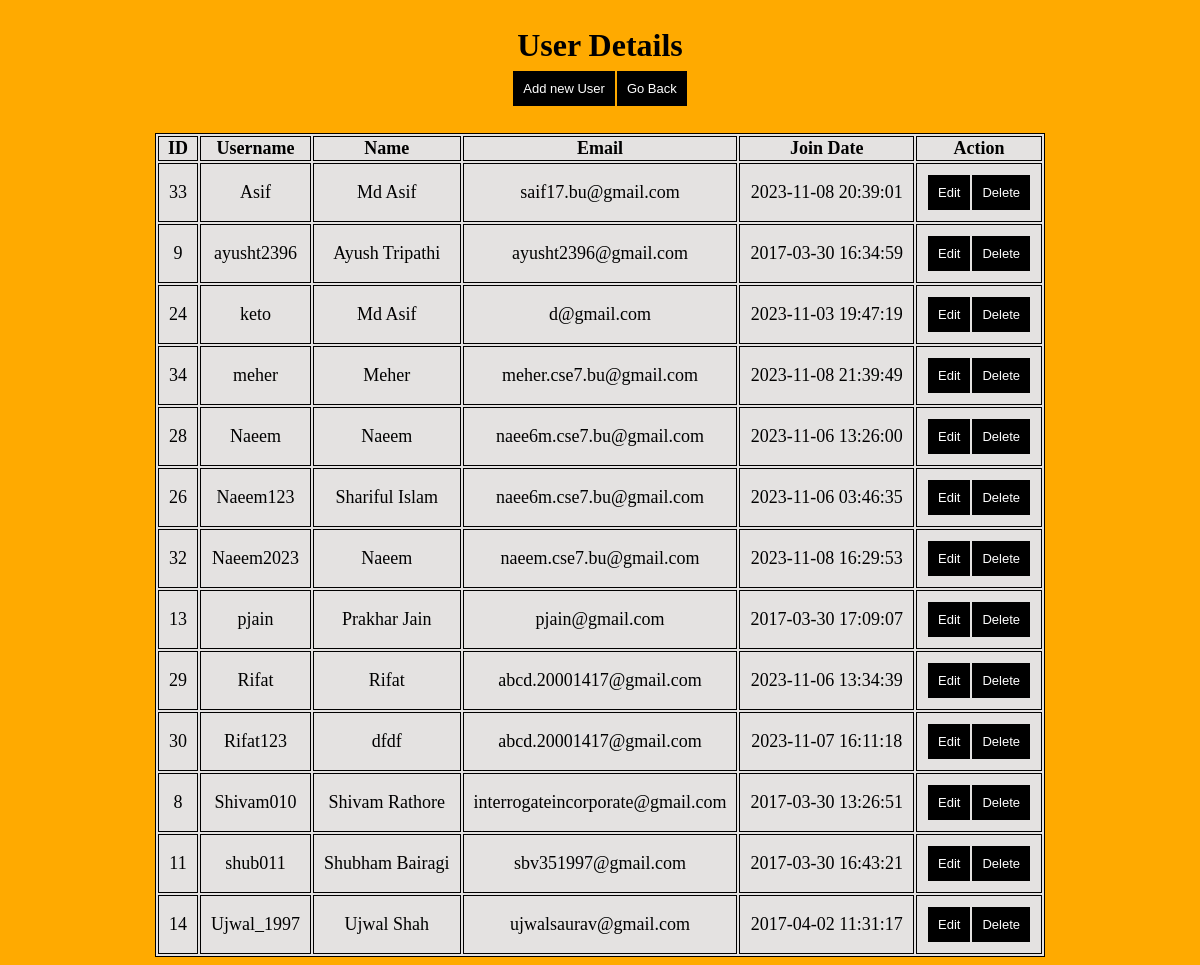
The page /manage/manage_users.php on the database as committed earlier.
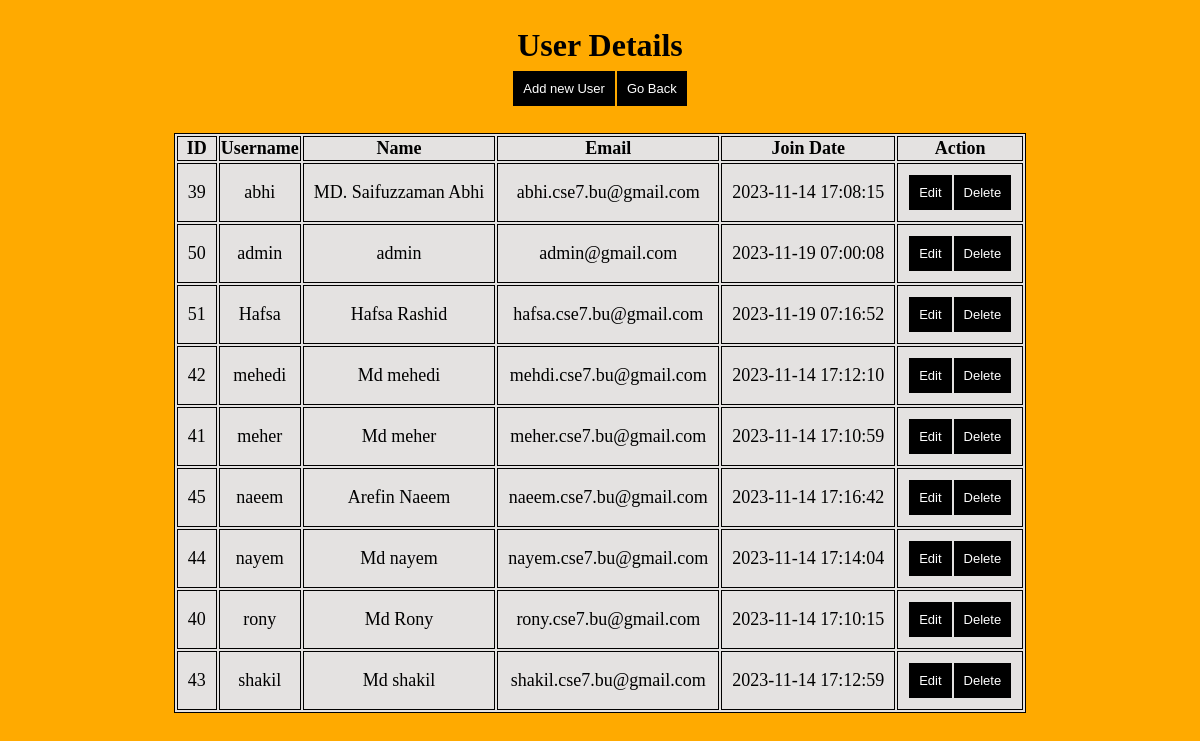
The same page on the database as committed later.
### tables this page shows
CREATE TABLE `users` (
  `id` int(11) NOT NULL,
  `username` varchar(255) NOT NULL,
  `password` varchar(255) NOT NULL,
  `name` varchar(255) NOT NULL,
  `email` varchar(255) NOT NULL,
  `role` varchar(100) NOT NULL DEFAULT 'user',
  `join_date` timestamp NOT NULL DEFAULT current_timestamp(),
  `image_path` varchar(100) NOT NULL DEFAULT 'profile.png'
);

### manage/manage_users.php (the view, shortened to what this page needs)
<?php
$servername = "localhost";
$username = "root";
$password = "";
$dbname = "project";
$conn = new mysqli($servername, $username, $password, $dbname);
$sql = "SELECT id, username, name, email, join_date FROM users";
$result = $conn->query($sql);
?>
<!DOCTYPE html>
<html>
<head>
</head>
<body>
    <section>
        <h1>User Details<br><button type="button" class="button" onclick="document.location='add_user.php'">Add new User</button><button  class ="button" onclick="history.back()">Go Back</button></h1>
        <table>
            <tr>
                <th>ID</th>
                <th>Username</th>
                <th>Name</th>
                <th>Email</th>
                <th>Join Date</th>
                <th>Action</th>
            </tr>
            <?php
                while($rows=$result->fetch_assoc())
                {
             ?>
            <tr>
                <td><?php echo $rows['id'];?></td>
                <td><?php echo $rows['username'];?></td>
                <td><?php echo $rows['name'];?></td>
                <td><?php echo $rows['email'];?></td>
                <td><?php echo $rows['join_date'];?></td>
                <td><button type="button" class="button" onclick="showUserCreateBox()">Edit</button><button type="button" class="button" onclick="document.location='delete.php'">Delete</button></td>
            </tr>
            <?php
                }
             ?>
        </table>
    </section>
</body>
</html>

Rows that differ between the two databases and show on the page:
removed users: id "33", username "Asif", name "Md Asif", email "saif17.bu@gmail.com", join_date "2023-11-08 20:39:01"
removed users: id "9", username "ayusht2396", name "Ayush Tripathi", email "ayusht2396@gmail.com", join_date "2017-03-30 16:34:59"
removed users: id "24", username "keto", name "Md Asif", email "d@gmail.com", join_date "2023-11-03 19:47:19"
removed users: id "28", username "Naeem", name "Naeem", email "naee6m.cse7.bu@gmail.com", join_date "2023-11-06 13:26:00"
removed users: id "26", username "Naeem123", name "Shariful Islam", email "naee6m.cse7.bu@gmail.com", join_date "2023-11-06 03:46:35"
removed users: id "32", username "Naeem2023", name "Naeem", email "naeem.cse7.bu@gmail.com", join_date "2023-11-08 16:29:53"
removed users: id "13", username "pjain", name "Prakhar Jain", email "pjain@gmail.com", join_date "2017-03-30 17:09:07"
removed users: id "29", username "Rifat", name "Rifat", email "abcd.20001417@gmail.com", join_date "2023-11-06 13:34:39"
removed users: id "30", username "Rifat123", name "dfdf", email "abcd.20001417@gmail.com", join_date "2023-11-07 16:11:18"
removed users: id "8", username "Shivam010", name "Shivam Rathore", email "interrogateincorporate@gmail.com", join_date "2017-03-30 13:26:51"
removed users: id "11", username "shub011", name "Shubham Bairagi", email "sbv351997@gmail.com", join_date "2017-03-30 16:43:21"
removed users: id "14", username "Ujwal_1997", name "Ujwal Shah", email "ujwalsaurav@gmail.com", join_date "2017-04-02 11:31:17"
added users: id "39", username "abhi", name "MD. Saifuzzaman Abhi", email "abhi.cse7.bu@gmail.com", join_date "2023-11-14 17:08:15"
added users: id "50", username "admin", name "admin", email "admin@gmail.com", join_date "2023-11-19 07:00:08"
added users: id "51", username "Hafsa", name "Hafsa Rashid", email "hafsa.cse7.bu@gmail.com", join_date "2023-11-19 07:16:52"
added users: id "42", username "mehedi", name "Md mehedi", email "mehdi.cse7.bu@gmail.com", join_date "2023-11-14 17:12:10"
changed users "meher": id "34" → "41"; name "Meher" → "Md meher"; join_date "2023-11-08 21:39:49" → "2023-11-14 17:10:59"
added users: id "45", username "naeem", name "Arefin Naeem", email "naeem.cse7.bu@gmail.com", join_date "2023-11-14 17:16:42"
added users: id "44", username "nayem", name "Md nayem", email "nayem.cse7.bu@gmail.com", join_date "2023-11-14 17:14:04"
added users: id "40", username "rony", name "Md Rony", email "rony.cse7.bu@gmail.com", join_date "2023-11-14 17:10:15"
added users: id "43", username "shakil", name "Md shakil", email "shakil.cse7.bu@gmail.com", join_date "2023-11-14 17:12:59"
